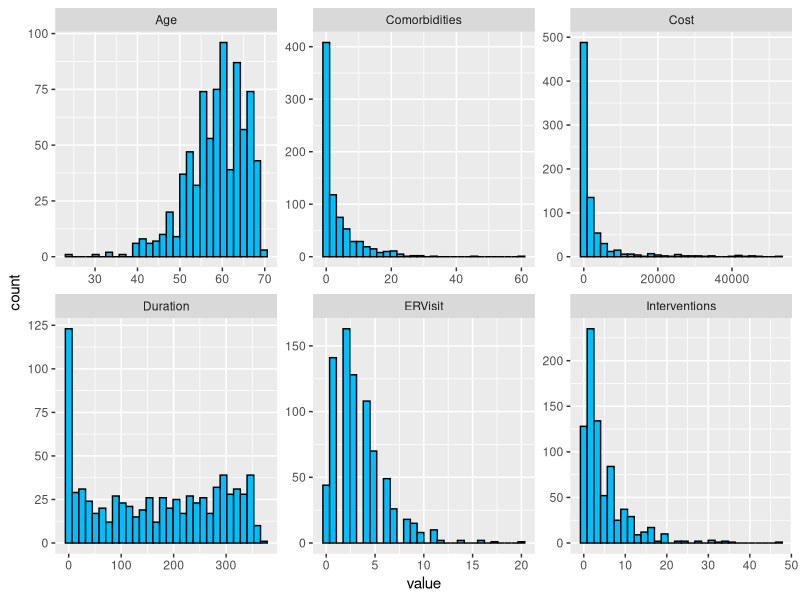
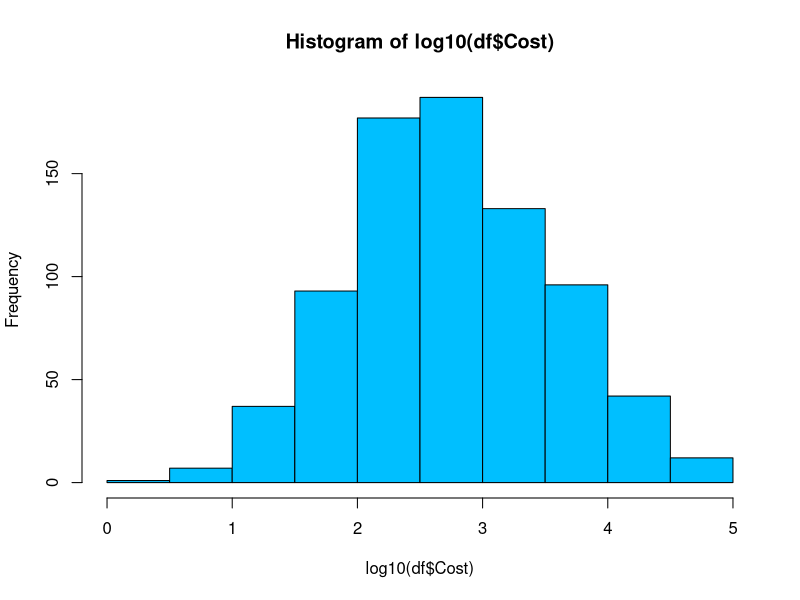
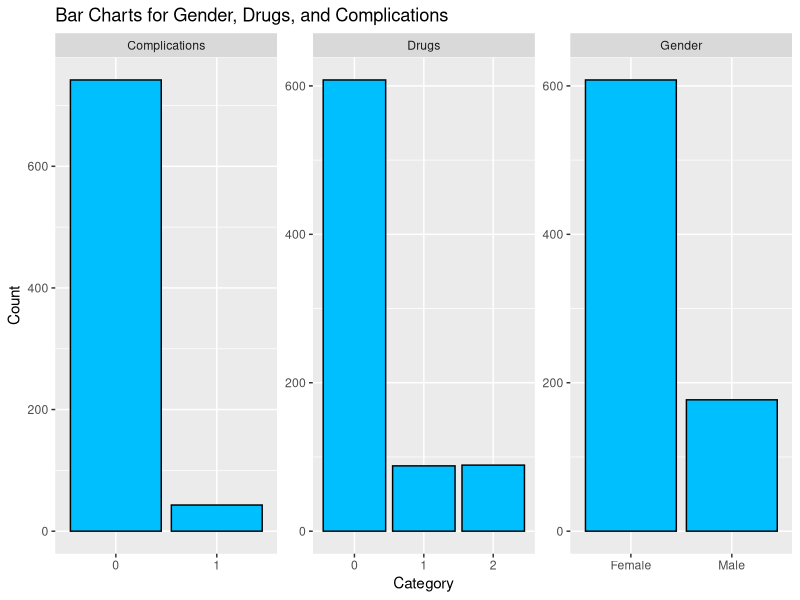
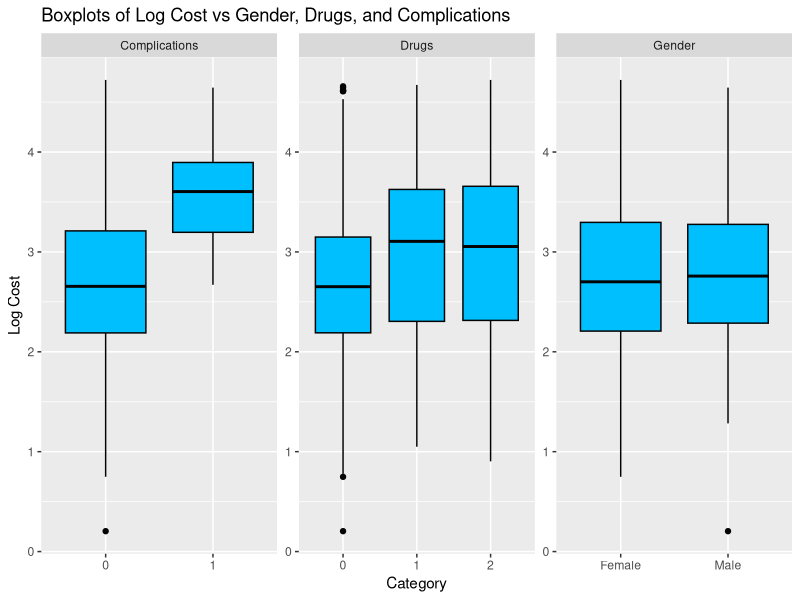
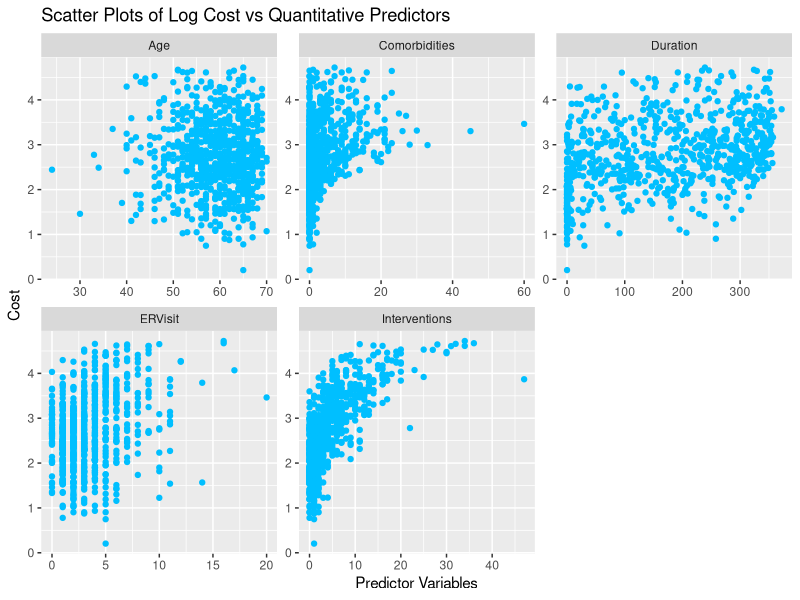
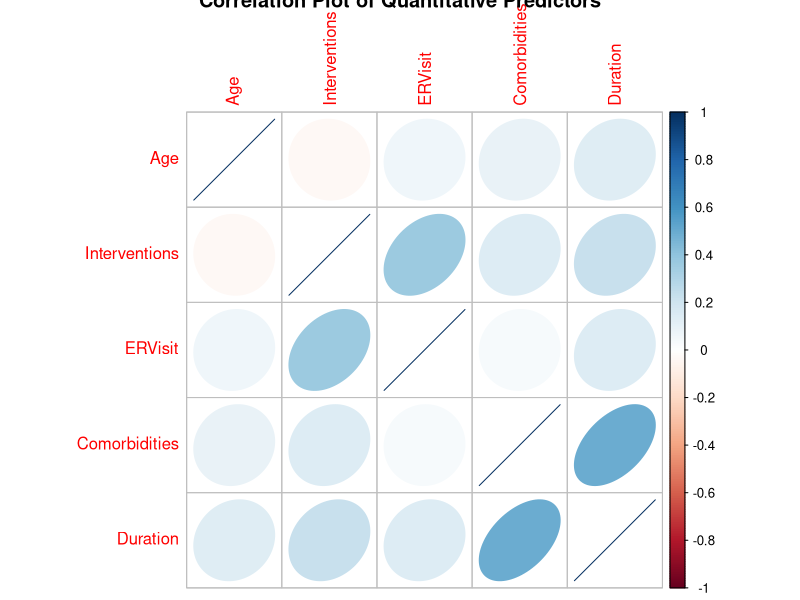

These figures' R source, in order:
## ---- chunk 1
# FILL ME IN
df<-read.csv("heart_disease.csv")
df
## ---- chunk 2
# FILL ME IN
summary(df)
## ---- chunk 3
# FILL ME IN
df$Drugs <- factor(df$Drugs)
df$Complications <- factor(df$Complications)
summary(df)
## ---- chunk 4
suppressMessages(library(tidyverse))

# FILL ME IN
# The column ID is non-informative to the provided dataset for heart diseases.
df <- df %>% select(-id)
colnames(df)
## ---- chunk 5
# FILL ME IN

df %>% 
select(-Gender, -Drugs, -Complications) %>% 
gather(key = "key", value = "value") %>% 
ggplot(mapping = aes(x = value)) + 
geom_histogram(col = 'gray1', fill='deepskyblue', bins = 30) + 
facet_wrap(~key, scales='free')
## ---- chunk 6
# FILL ME IN
hist(log10(df$Cost),col = 'deepskyblue')

# Yes, it looks more symmetric
df %>% filter(.,Cost>0) -> df
df$Cost = log10(df$Cost)
## ---- chunk 7
# FILL ME IN

table(df$Gender)
table(df$Drugs)
table(df$Complications)

df %>% 
select(Gender, Drugs, Complications) %>% 
gather(key = "key", value = "value") %>% 
ggplot(mapping = aes(x = value)) + 
geom_bar(col = 'gray1', fill='deepskyblue') + 
facet_wrap(~key, scales='free') +
labs(x = "Category", y = "Count", title = "Bar Charts for Gender, Drugs, and Complications")

## ---- chunk 8
# FILL ME IN
table(df$Drugs, df$Complications)
## ---- chunk 9
# FILL ME IN

df %>% 
select(Gender, Drugs, Complications) %>% 
gather(key = "key", value = "value") %>% 
ggplot(mapping = aes(x = value, y = rep(df$Cost, 3))) + 
geom_boxplot(col = 'gray1', fill='deepskyblue') + 
facet_wrap(~key, scales='free') +
labs(x = "Category", y = "Log Cost", title = "Boxplots of Log Cost vs Gender, Drugs, and Complications")
## ---- chunk 10
# FILL ME IN

df %>% 
select(Age, Interventions, ERVisit, Comorbidities, Duration) %>% 
gather(key = "key", value = "value") %>% 
ggplot(mapping = aes(x = value, y = rep(df$Cost, 5))) + 
geom_point(col = 'deepskyblue') + 
facet_wrap(~key, scales='free') +
labs(x = "Predictor Variables", y = "Cost", title = "Scatter Plots of Log Cost vs Quantitative Predictors")
## ---- chunk 11
suppressMessages(library(corrplot))
# FILL ME IN

df %>% 
select(Age, Interventions, ERVisit, Comorbidities, Duration) %>% 
cor(.) %>%
corrplot(. , method = "ellipse", title = "Correlation Plot of Quantitative Predictors")

